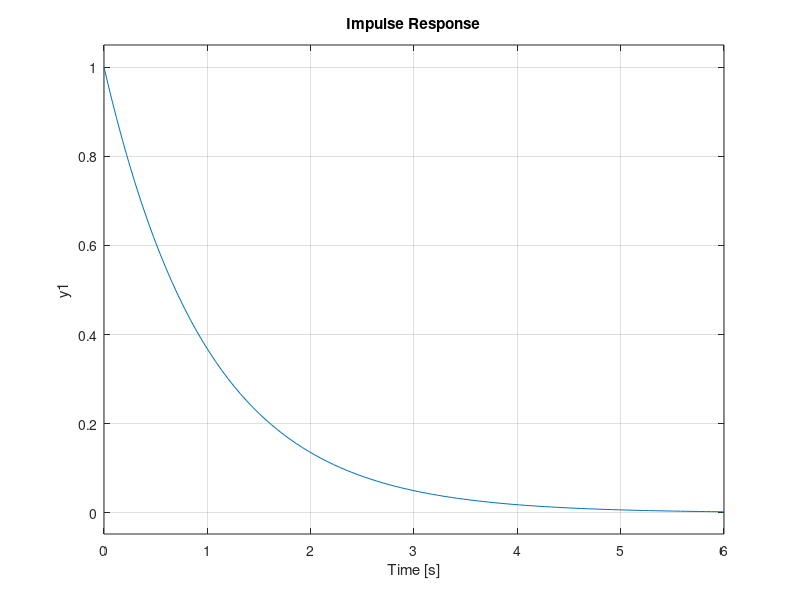
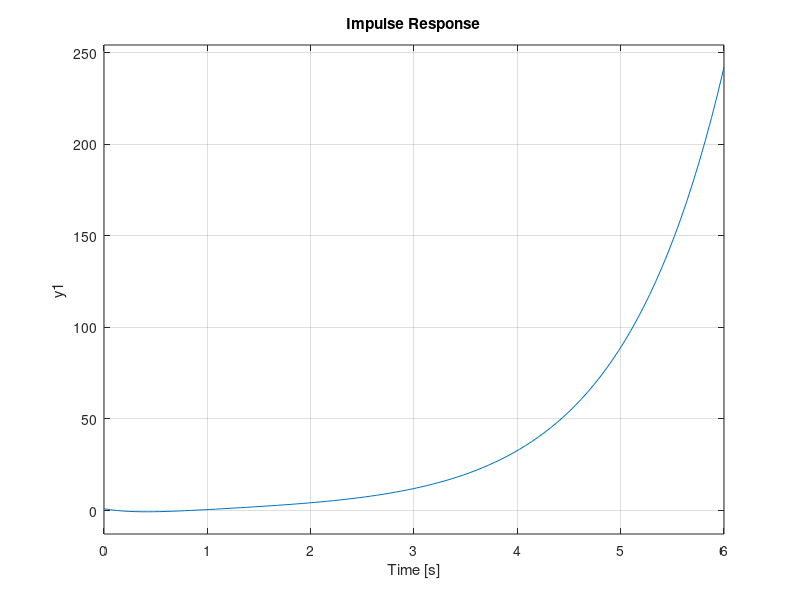
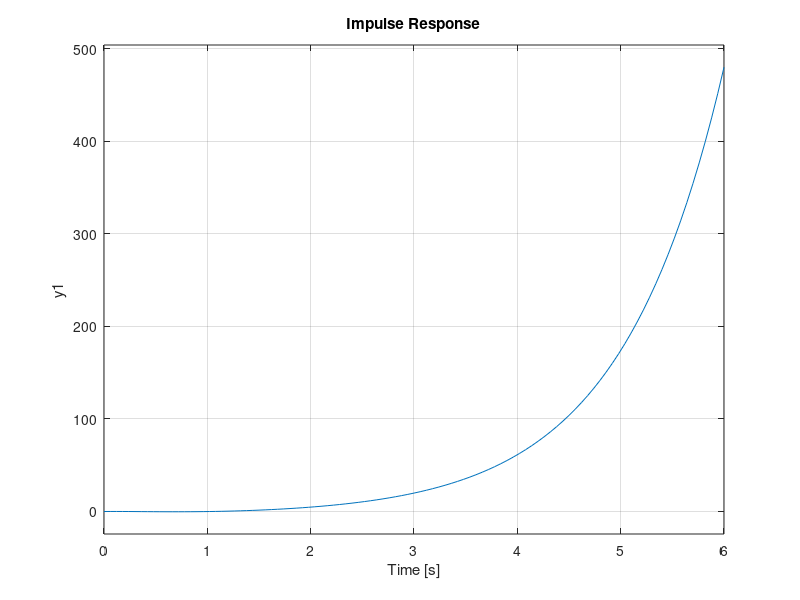

MATLAB code for these plots, in order: (Note: this script raises an error after producing the figures.)
%Lab 11 Matlab Code
%Jacob Howard

%Copy and paste a section into a new code to run that specific question
%or comment everything but the section you want to run before you run code

%% TF and P&Z
clc; clear all; close all; %CLears the command line and closes any open windows

%Creating H1 graph
H1 = tf([1 3], [1 4 3])
[p1,z1] = pzmap(H1)
figure(1);
subplot(2,1,1)
pzmap(H1);
subplot(2,1,2)
impulse(H1); grid on;

%Creating H2 graph
H2 = tf([1 -7 12], [1 3 1 -5])
[p2,z2] = pzmap(H2)
figure(2);
subplot(2,1,1)
pzmap(H2);
subplot(2,1,2)
impulse(H2); grid on;

%Creating H3 graph
H3 = tf([1 -10 21], [1 3 1 -5 0])
[p3,z3] = pzmap(H3)
figure(3);
subplot(2,1,1)
pzmap(H3);
subplot(2,1,2)
impulse(H3); grid on;

%%3rd Order Stable TF
clc; clear all; close all; %CLosing anything open and clearing command line

%Creating Variables
p1 = -1;
p2 = -2;
p3 = 0;

z1 = 1;
z2 = 2;

syms s

N = expand((s-z1)*(s-z2))
D = expand((s-p1)*(s-p2)*(s-p3))

H = tf([1 -3 2],[1 3 2 0])

%Creating graph
[p,z] = pzmap(H)
subplot(2,1,1)
pzmap(H)
subplot(2,1,2)
impulse(H)


%%3rd Order Asymptotically Stable TF
clc; clear all; close all;

%Creating Variables
p1 = -1;
p2 = -2;
p3 = -3;

z1 = 4;
z2 = 5;

syms s

N = expand((s-z1)*(s-z2))
D = expand((s-p1)*(s-p2)*(s-p3))

%Creating Graph
H = tf([1 -9 20],[1 6 11 6])
[p,z] = pzmap(H)
subplot(2,1,1)
pzmap(H)
subplot(2,1,2)
impulse(H)

%%3rd Order Unstable TF
clc; clear all; close all; %Clears everything

%Creating variables
p1 = -1;
p2 = -2;
p3 = 1;

z1 = 4;
z2 = 5;

syms s

N = expand((s-z1)*(s-z2))
D = expand((s-p1)*(s-p2)*(s-p3))

%Creating graph
H = tf([1 -9 20],[1 2 -1 -2])
[p,z] = pzmap(H)
subplot(2,1,1)
pzmap(H)
subplot(2,1,2)
impulse(H)

%% Step 8 - RLC Circuit 
clc; clearvars; close all;

%Variables
R = 40;
L = 3e-3;
C = 5e-6;

%equasion
H = tf(1/(L*C), [1 R/L 1/(L*C)])

%graph
subplot(3,1,1)
impulse(H)
subplot(3,1,2)
step(H)
[p,z] = pzmap(H)
subplot(3,1,3)
pzmap(H)

%%Step 10 - RLC Circuit 
clc; clearvars; close all; %clearing eveyting

%variables
R = 1;
L = 3e-3;
C = 5e-6;

%equasion 1
H1 = tf(1/(L*C), [1 R/L 1/(L*C)])

%graph 1
figure(1)
subplot(3,1,1)
impulse(H)
subplot(3,1,2)
step(H)
[p,z] = pzmap(H)
subplot(3,1,3)
pzmap(H)


R = 2;

%equasion 2
H2 = tf(1/(L*C), [1 R/L 1/(L*C)])

%graph 2
figure(2)
subplot(3,1,1)
impulse(H)
subplot(3,1,2)
step(H)
[p,z] = pzmap(H)
subplot(3,1,3)
pzmap(H)

R = 3;

%equasion 3
H3 = tf(1/(L*C), [1 R/L 1/(L*C)])

%graph 3
figure(3)
subplot(3,1,1)
impulse(H)
subplot(3,1,2)
step(H)
[p,z] = pzmap(H)
subplot(3,1,3)
pzmap(H)

R = 10;

%equasion 4
H10 = tf(1/(L*C), [1 R/L 1/(L*C)])

%graph 4
figure(4)
subplot(3,1,1)
impulse(H)
subplot(3,1,2)
step(H)
[p,z] = pzmap(H)
subplot(3,1,3)
pzmap(H)

%% Bonus PZ Cancelation
clc; clearvars; close all; %cleaing eveything

H = tf([1 -7 12], [1 1 0 -2])

%graph 1
[p1,z1] = pzmap(H)
figure(1)
subplot(2,1,1)
pzmap(H)
subplot(2,1,2)
impulse(H)

%variables
p1 = -1+1j;
p2 = -1-1j;
p3 = 1+0j;

z1 = 3;
z2 = 4;

syms s;
N = expand((s-z1)*(s-z2))
D = expand((s-p1)*(s-p2))

Hnew = tf([1 -7 12], [1 2 2])

%graph 2
[p2,z2] = pzmap(Hnew)
figure(2)
subplot(2,1,1)
pzmap(Hnew)
subplot(2,1,2)
impulse(Hnew)
